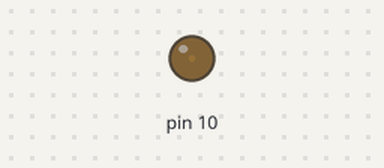
Simulated run of this sketch. Board: Arduino Uno, built for the host (arithmetic inside an expression is 32-bit, double 64-bit). Parts: output pins drawn as LEDs (lit = HIGH).

Above: at 0.05 s.
At 0.65 s:
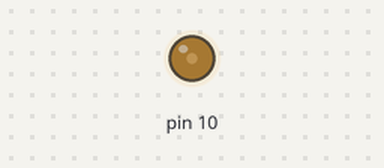
At 1.3 s:
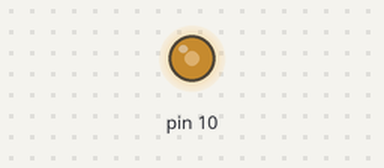
At 2.55 s:
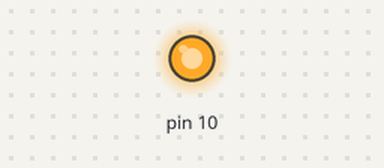
Timing chart, 0 to 5.9 s (numbered marks = the images above):
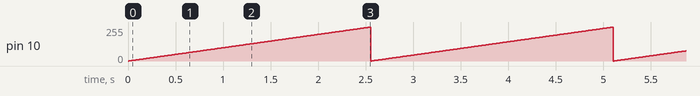

Measured:
- by itself, pin 10: ramps from 0/255 to 254/255 and jumps back, once every 2.6 s

The sketch:

buzzer.ino
```cpp
/*
 * $OpenBSD: template.ino,v 1.1 2012/04/24 06:37:32 jasper Exp $
 *
 * Arduino projects run something like this:
 *	main() {
 *		init(); // arduino private setup
 *		setup(); // your setup goes here
 *		while(1) {
 *			loop(); // your main loop
 *		}
 *	}
 *
 * Arduino reference is at /usr/local/share/doc/arduino/reference/
 */

#ifdef __cplusplus
extern "C" {
#endif

void setup(void) {
	/* your code here */
  pinMode(10,OUTPUT);
  return;
}

void loop(void) {
	/* more of your code here */
  for (int i=0;i<255;i++) {
    analogWrite(10,i);
    delay(10);
  }
  return ;
}

#ifdef __cplusplus
}
#endif
```
